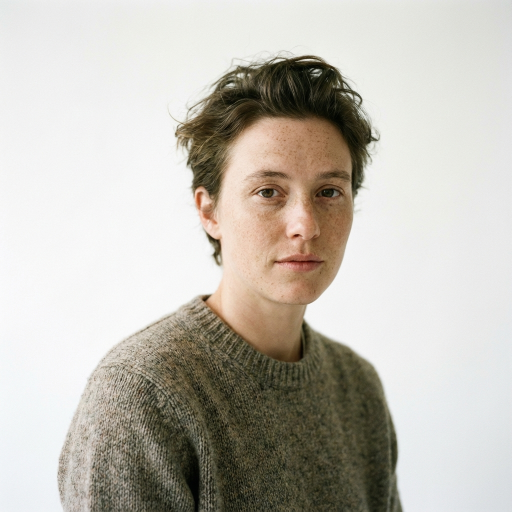
#> input picture sample_face.png, 1024 x 1024 px (shown at 1/2 size)
$ python color_distribution_3d.py ../sample_face.png
#> lines starting #> are read from the running program, lines starting #| are printed output that depends on the picture
"""
3D Renk Uzayı Görselleştirme Aracı

Bir görüntünün RGB renk dağılımını 3 boyutlu uzayda görselleştirir.
Her piksel, 3D uzayda (Red, Green, Blue) koordinatlarında bir nokta olarak çizilir.
Noktanın rengi, pikselin kendi rengini temsil eder.

Kullanım:
    python color_distribution_3d.py resim.jpg --sample 5000
"""

import cv2
import numpy as np
import matplotlib.pyplot as plt
from mpl_toolkits.mplot3d import Axes3D
import argparse

def visualize_3d_colors(image_path, num_samples=5000, output_path=None):
    # Görüntüyü oku
#> called with image_path = '../sample_face.png', num_samples = 5000
    img = cv2.imread(image_path)
#> img is the input picture: shape (1024, 1024, 3); mean B, G, R 180.8, 189.4, 193.5
    if img is None:
        print(f"Hata: Görüntü okunamadı: {image_path}")
        return

    # BGR'den RGB'ye çevir (Matplotlib için)
    img_rgb = cv2.cvtColor(img, cv2.COLOR_BGR2RGB)

    # Resmi düzleştir (Her satır bir piksel olacak şekilde)
    # Shape: (H*W, 3)
    pixels = img_rgb.reshape(-1, 3)

    # Performans için örneklem al (Tüm pikselleri çizmek çok yavaş olur)
    if num_samples < len(pixels):
        indices = np.random.choice(len(pixels), num_samples, replace=False)
#> indices = 5000 values, max 1048366 at index 4094, min 14 at index 1998, mean 525430.9
        sample_pixels = pixels[indices]
    else:
        sample_pixels = pixels

    # Renkleri 0-1 aralığına normalize et (Matplotlib için)
    colors = sample_pixels / 255.0

    # 3D Grafik oluştur
    fig = plt.figure(figsize=(10, 8))
    ax = fig.add_subplot(111, projection='3d')

    r = sample_pixels[:, 0]
#> r = 5000 values, max 251 at index 18, min 2 at index 3550, mean 194.3
    g = sample_pixels[:, 1]
#> g = 5000 values, max 253 at index 18, min 2 at index 4806, mean 190.2
    b = sample_pixels[:, 2]
#> b = 5000 values, max 253 at index 4436, min 0 at index 1572, mean 181.8

    ax.scatter(r, g, b, c=colors, marker='o', s=5, alpha=0.5)

    ax.set_xlabel('R (Kırmızı)')
    ax.set_ylabel('G (Yeşil)')
    ax.set_zlabel('B (Mavi)')
    ax.set_title(f'3D Renk Dağılımı ({os.path.basename(image_path)})')

    # Kaydet veya göster
    if output_path:
        plt.savefig(output_path, dpi=150)
        print(f"Grafik kaydedildi: {output_path}")
    else:
        plt.show()
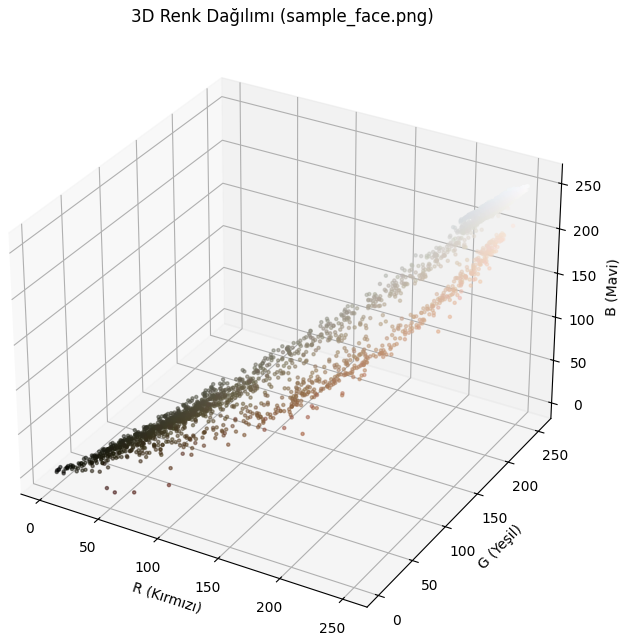
#> figure drawn by matplotlib, 1 panel

import os

if __name__ == "__main__":
    parser = argparse.ArgumentParser(description="3D RGB Renk Dağılımı Görselleştirici")
    parser.add_argument("image", help="Analiz edilecek görüntü")
    parser.add_argument("--sample", type=int, default=5000, help="Örnek alınacak piksel sayısı")
    parser.add_argument("--output", help="Grafiği kaydet (örn: grafik.png)")

    args = parser.parse_args()
    visualize_3d_colors(args.image, args.sample, args.output)
